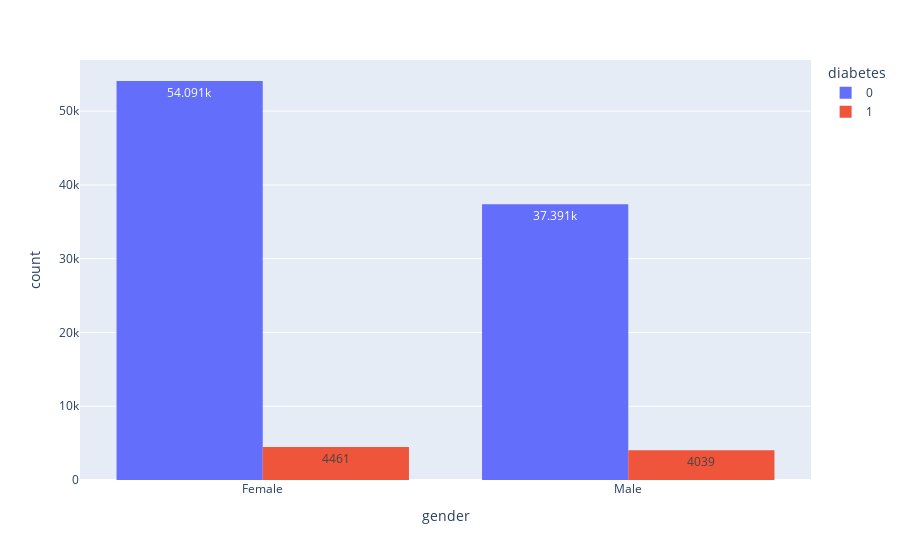

This figure's notebook cell:
### Code cell
px.histogram(dados_sem_gender_other, x='gender', color='diabetes', barmode='group', text_auto=True)

### Figure 1 — Plotly figure (JSON) as saved in the notebook; plotly's stock layout.template omitted (floating-point values rounded to 4 significant figures; data arrays with more than 128 entries replaced by an {"elided": "..."} marker saying what was removed)
{"data": [{"alignmentgroup": "True", "bingroup": "x", "hovertemplate": "diabetes=0<br>gender=%{x}<br>count=%{y}<extra></extra>", "legendgroup": "0", "marker": {"color": "#636efa", "pattern": {"shape": ""}}, "name": "0", "offsetgroup": "0", "orientation": "v", "showlegend": true, "texttemplate": "%{value}", "type": "histogram", "x": {"elided": "91482 str values"}, "xaxis": "x", "yaxis": "y"}, {"alignmentgroup": "True", "bingroup": "x", "hovertemplate": "diabetes=1<br>gender=%{x}<br>count=%{y}<extra></extra>", "legendgroup": "1", "marker": {"color": "#EF553B", "pattern": {"shape": ""}}, "name": "1", "offsetgroup": "1", "orientation": "v", "showlegend": true, "texttemplate": "%{value}", "type": "histogram", "x": {"elided": "8500 str values"}, "xaxis": "x", "yaxis": "y"}], "layout": {"barmode": "group", "legend": {"title": {"text": "diabetes"}, "tracegroupgap": 0}, "margin": {"t": 60}, "xaxis": {"anchor": "y", "domain": [0, 1], "title": {"text": "gender"}}, "yaxis": {"anchor": "x", "domain": [0, 1], "title": {"text": "count"}}}}
